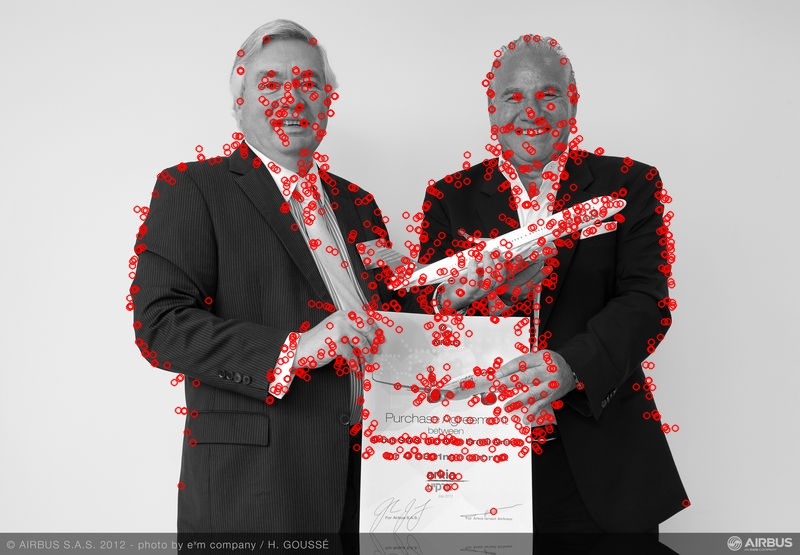
#> input picture akaze.jpg, 800 x 555 px
$ python canny.py
#> lines starting #> are read from the running program, lines starting #| are printed output that depends on the picture
# import the necessary packages:
import numpy as np
import cv2
from matplotlib import pyplot as plt
from matplotlib import image as image
import easygui

# Opening an image from a file
f = easygui.fileopenbox()
#> the answer given: akaze.jpg
I = cv2.imread(f)
#> I is the input picture: shape (555, 800, 3); mean B, G, R 149.8, 149.8, 161.8
Original = I.copy()
G = cv2.cvtColor(I, cv2.COLOR_BGR2GRAY)
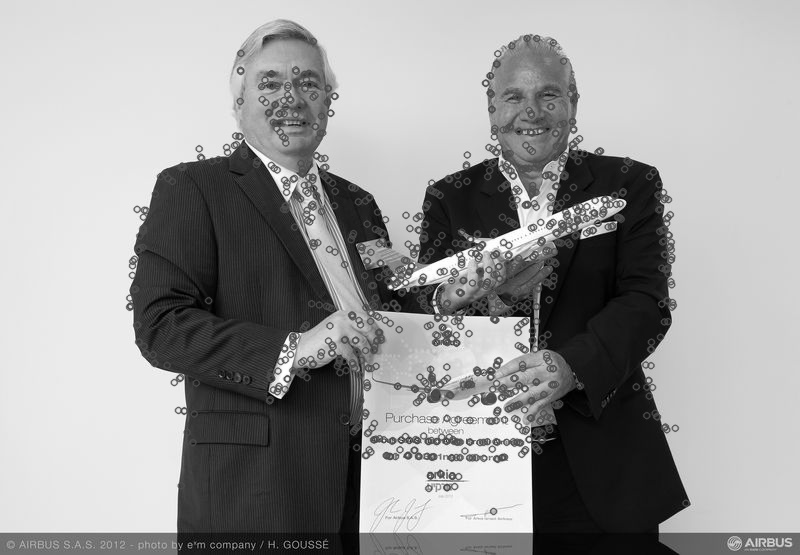
#> G: shape (555, 800); min 0, max 255, mean 153.4

canny = cv2.Canny(G, 50, 200)
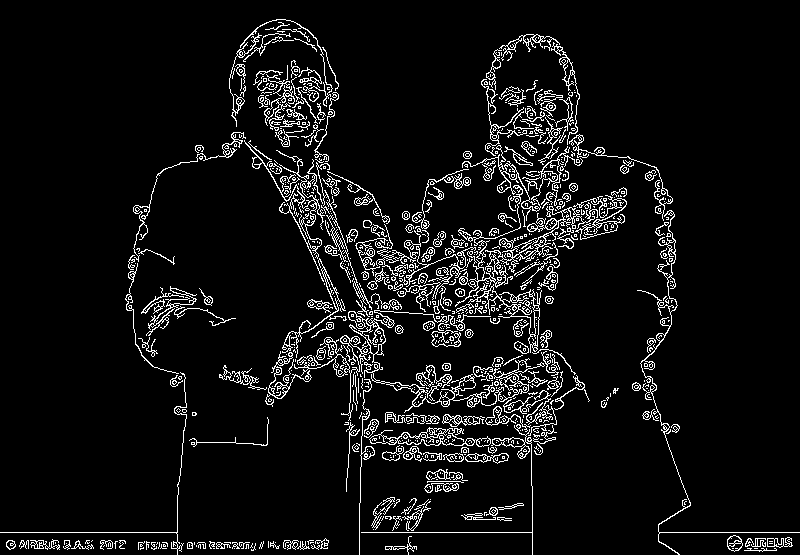
#> canny: shape (555, 800); 6.8% white in thin lines or dots

cv2.imshow('canny', canny)

key = cv2.waitKey(0)
#> (key Esc is pressed here)
